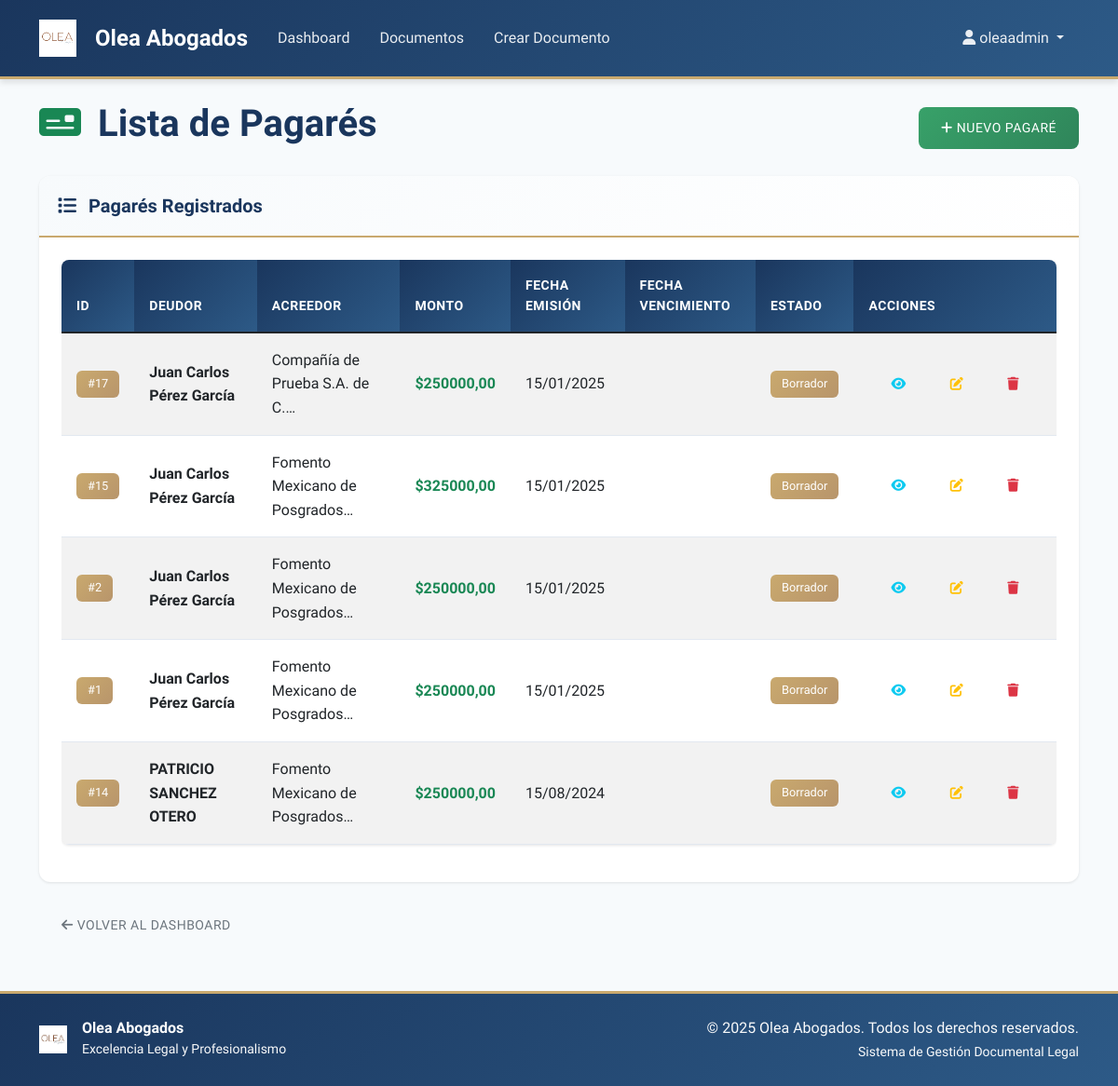
Page /documentos/pagares/ (signed in) on the committed database.
### documentos/models.py (models this page shows, shortened)
class Pagare(models.Model):
    lugar_emision = models.CharField("Lugar de emisión", max_length=200)
    fecha_emision = models.DateField("Fecha de emisión")
    acreedor_nombre = models.CharField("Nombre o razón social del Acreedor", max_length=200)
    acreedor_domicilio = models.TextField("Domicilio del Acreedor")
    acreedor_rfc = models.CharField("RFC del Acreedor", max_length=13, blank=True)
    deudor_nombre = models.CharField("Nombre completo del Deudor", max_length=200)
    deudor_domicilio = models.TextField("Domicilio del Deudor")
    deudor_rfc = models.CharField("RFC del Deudor", max_length=13, blank=True)
    deudor_representante = models.CharField("Representante legal", max_length=200, blank=True)
    monto_numeric = models.DecimalField("Monto principal", max_digits=12, decimal_places=2, null=True, blank=True)
    monto_literal = models.CharField("Monto en letras", max_length=300, null=True, blank=True)
    moneda = models.CharField("Moneda", max_length=50, default="Pesos Mexicanos", null=True, blank=True)
    concepto = models.CharField("Concepto del pagaré", max_length=200, help_text="Ej. Préstamo personal, colegiaturas, etc.", null=True, blank=True)
    TIPO_PAGO_CHOICES = [
        ('unico', 'Un solo pago'),
        ('parcialidades', 'Parcialidades'),
    ]
    tipo_pago = models.CharField("Tipo de pago", max_length=20, choices=TIPO_PAGO_CHOICES, null=True, blank=True)
    num_pagos = models.PositiveIntegerField("Número de pagos", null=True, blank=True)
    PERIODICIDAD_CHOICES = [
        ('mensual', 'Mensual'),
        ('quincenal', 'Quincenal'),
        ('semanal', 'Semanal'),
        ('diario', 'Diario'),
    ]
    periodicidad = models.CharField("Periodicidad", max_length=20, choices=PERIODICIDAD_CHOICES, null=True, blank=True)
    lugar_pago = models.CharField("Lugar de pago", max_length=200, null=True, blank=True)
    forma_pago = models.CharField("Forma de pago", max_length=100, help_text="Ej. transferencia, efectivo, cheque", null=True, blank=True)
    tasa_interes_ordinario = models.DecimalField("Tasa de interés ordinario (%)", max_digits=5, decimal_places=2, null=True, blank=True)
    base_intereses = models.PositiveIntegerField("Base de cálculo de intereses (días)", default=360, null=True, blank=True)
    tasa_interes_moratorio = models.DecimalField("Tasa de interés moratorio (%)", max_digits=5, decimal_places=2, null=True, blank=True)
    gastos_admon = models.DecimalField("Gastos de administración", max_digits=10, decimal_places=2, default=0, null=True, blank=True)
    impuestos = models.CharField("Impuestos aplicables", max_length=200, blank=True)
    prepago_permitido = models.BooleanField("Permitir prepago", default=False)
    dias_aviso_prepago = models.PositiveIntegerField("Días de aviso para prepago", null=True, blank=True)
    condicion_prepago = models.CharField("Condición de prepago", max_length=200, blank=True)
    tiene_garantia = models.BooleanField("Tiene garantía o aval", default=False)
    descripcion_garantia = models.TextField("Descripción de la garantía", blank=True)
    aval_nombre = models.CharField("Nombre del Aval", max_length=200, blank=True)
    aval_domicilio = models.TextField("Domicilio del Aval", blank=True)
    eventos_incumplimiento = models.TextField("Eventos de incumplimiento", default="", blank=True)
    clausula_aceleracion = models.TextField("Cláusula de aceleración", default="", blank=True)
    jurisdiccion = models.CharField("Jurisdicción", max_length=200, default="Ciudad de México", blank=True)
    ley_aplicable = models.CharField("Ley aplicable", max_length=200, default="Leyes de los Estados Unidos Mexicanos", blank=True)
    num_paginas = models.PositiveIntegerField("Número total de páginas", default=1, null=True, blank=True)
    anexos = models.TextField("Anexos", blank=True)
    tabla_amortizacion = models.JSONField("Tabla de amortización", null=True, blank=True,
                                        help_text="Formato: [{\"numero\": 1, \"fecha\": \"2025-08-01\", \"capital\": 1000.00, \"saldo\": 9000.00, \"costo_admon\": 50.00, \"iva_costo_admon\": 8.00, \"interes\": 100.00, \"iva_interes\": 16.00, \"total\": 1174.00, \"estado\": \"pendiente\", \"fecha_pago_real\": null}]")
    usuario = models.ForeignKey(User, on_delete=models.CASCADE, related_name='pagares')
    ESTADO_CHOICES = [
        ('borrador', 'Borrador'),
        ('emitido', 'Emitido'),
        ('firmado', 'Firmado'),
        ('pagado', 'Pagado'),
        ('vencido', 'Vencido'),
    ]
    estado = models.CharField("Estado", max_length=20, choices=ESTADO_CHOICES, default='borrador')
    html_cache = models.TextField("HTML generado", blank=True)
    fecha_creacion = models.DateTimeField("Fecha de creación", auto_now_add=True)
    fecha_actualizacion = models.DateTimeField("Fecha de actualización", auto_now=True)
    class Meta:
        verbose_name = "Pagaré"
        verbose_name_plural = "Pagarés"
        ordering = ['-fecha_emision', '-fecha_creacion']

### documentos/views.py (the view)
# urls.py: path('pagares/', views.PagareListView.as_view(), name='lista_pagare'),
class PagareListView(LoginRequiredMixin, ListView):
    model = Pagare
    template_name = 'documentos/lista_pagares.html'
    context_object_name = 'pagares'
    paginate_by = 10
    def get_queryset(self):
        return Pagare.objects.filter(usuario=self.request.user)
    def get_context_data(self, **kwargs):
        context = super().get_context_data(**kwargs)
        context['title'] = 'Lista de Pagarés'
        return context

### templates/documentos/lista_pagares.html (shortened to what this page needs)
{% extends 'base.html' %}
{% block content %}
<div class="row">
    <div class="col-12">
        <div class="d-flex justify-content-between align-items-center mb-4">
            <h1>
                <i class="fas fa-money-check text-success me-2"></i>
                Lista de Pagarés
            </h1>
            <a href="{% url 'documentos:crear_pagare' %}" class="btn btn-success">
                <i class="fas fa-plus me-1"></i>Nuevo Pagaré
            </a>
        </div>
    </div>
</div>
<div class="row">
    <div class="col-12">
        <div class="card">
            <div class="card-header">
                <h5 class="mb-0">
                    <i class="fas fa-list me-2"></i>
                    Pagarés Registrados
                </h5>
            </div>
            <div class="card-body">
                {% if pagares %}
                    <div class="table-responsive">
                        <table class="table table-striped table-hover">
                            <thead class="table-dark">
                                <tr>
                                    <th>ID</th>
                                    <th>Deudor</th>
                                    <th>Acreedor</th>
                                    <th>Monto</th>
                                    <th>Fecha Emisión</th>
                                    <th>Fecha Vencimiento</th>
                                    <th>Estado</th>
                                    <th>Acciones</th>
                                </tr>
                            </thead>
                            <tbody>
                                {% for pagare in pagares %}
                                <tr>
                                    <td>
                                        <span class="badge bg-secondary">#{{ pagare.id }}</span>
                                    </td>
                                    <td>
                                        <strong>{{ pagare.deudor_nombre }}</strong>
                                    </td>
                                    <td>
                                        {{ pagare.acreedor_nombre|truncatechars:30 }}
                                    </td>
                                    <td>
                                        <span class="text-success fw-bold">
                                            ${{ pagare.monto_numeric|floatformat:2 }}
                                        </span>
                                    </td>
                                    <td>
                                        {{ pagare.fecha_emision|date:"d/m/Y" }}
                                    </td>
                                    <td>
                                    </td>
                                    <td>
                                        {% if pagare.estado == 'borrador' %}
                                            <span class="badge bg-secondary">Borrador</span>
                                        {% elif pagare.estado == 'emitido' %}
                                            <span class="badge bg-primary">Emitido</span>
                                        {% elif pagare.estado == 'firmado' %}
                                            <span class="badge bg-success">Firmado</span>
                                        {% elif pagare.estado == 'pagado' %}
                                            <span class="badge bg-info">Pagado</span>
                                        {% elif pagare.estado == 'vencido' %}
                                            <span class="badge bg-danger">Vencido</span>
                                        {% else %}
                                            <span class="badge bg-secondary">{{ pagare.estado|capfirst }}</span>
                                        {% endif %}
                                    </td>
                                    <td>
                                        <div class="btn-group" role="group">
                                            <a href="{% url 'documentos:detalle_pagare' pagare.pk %}"
                                               class="btn btn-sm btn-outline-info"
                                               title="Ver detalles">
                                                <i class="fas fa-eye"></i>
                                            </a>
                                            <a href="{% url 'documentos:editar_pagare' pagare.pk %}"
                                               class="btn btn-sm btn-outline-warning"
                                               title="Editar">
                                                <i class="fas fa-edit"></i>
                                            </a>
                                            <a href="{% url 'documentos:eliminar_pagare' pagare.pk %}"
                                               class="btn btn-sm btn-outline-danger"
                                               title="Eliminar">
                                                <i class="fas fa-trash"></i>
                                            </a>
                                        </div>
                                    </td>
                                </tr>
                                {% endfor %}
                            </tbody>
                        </table>
                    </div>
                {% endif %}
            </div>
        </div>
    </div>
</div>
<div class="row mt-4">
    <div class="col-12">
        <a href="{% url 'dashboard' %}" class="btn btn-outline-secondary">
            <i class="fas fa-arrow-left me-1"></i>Volver al Dashboard
        </a>
    </div>
</div>
{% endblock %}

### templates/base.html (shortened to what this page needs)
<!DOCTYPE html>
<html lang="es">
<head>
    <link href="https://cdn.jsdelivr.net/npm/bootstrap@5.1.3/dist/css/bootstrap.min.css" rel="stylesheet">
    <link rel="stylesheet" href="https://cdn.jsdelivr.net/npm/@fortawesome/fontawesome-free@6.0.0/css/all.min.css">
    {% load static %}
    <link rel="stylesheet" href="{% static 'css/style.css' %}">
</head>
<body>
    <nav class="navbar navbar-expand-lg navbar-dark">
        <div class="container">
            <a class="navbar-brand" href="{% url 'home' %}">
                <img src="{% static 'images/Olea_logo.jpg' %}" alt="Olea Logo" class="me-2">
                <span>Olea Abogados</span>
            </a>
            <div class="collapse navbar-collapse" id="navbarNav">
                <ul class="navbar-nav me-auto">
                    {% if user.is_authenticated %}
                        <li class="nav-item">
                            <a class="nav-link" href="{% url 'dashboard' %}">Dashboard</a>
                        </li>
                        <li class="nav-item">
                            <a class="nav-link" href="{% url 'documentos:lista' %}">Documentos</a>
                        </li>
                        <li class="nav-item">
                            <a class="nav-link" href="{% url 'documentos:crear' %}">Crear Documento</a>
                        </li>
                    {% endif %}
                </ul>
                <ul class="navbar-nav">
                    {% if user.is_authenticated %}
                        <li class="nav-item dropdown">
                            <a class="nav-link dropdown-toggle" href="#" id="navbarDropdown" role="button" data-bs-toggle="dropdown">
                                <i class="fas fa-user me-1"></i>{{ user.username }}
                            </a>
                        </li>
                    {% endif %}
                </ul>
            </div>
        </div>
    </nav>
    <main class="container mt-4">
        {% block content %}{% endblock %}
    </main>
    <footer class="mt-5 py-4">
        <div class="container">
            <div class="row align-items-center">
                <div class="col-md-6">
                    <div class="d-flex align-items-center">
                        <img src="{% static 'images/Olea_logo.jpg' %}" alt="Olea Logo" style="height: 30px; width: auto;" class="me-3">
                        <div>
                            <h6 class="mb-0 text-white">Olea Abogados</h6>
                            <small class="text-light">Excelencia Legal y Profesionalismo</small>
                        </div>
                    </div>
                </div>
                <div class="col-md-6 text-md-end text-center mt-3 mt-md-0">
                    <p class="mb-0 text-light">&copy; 2025 Olea Abogados. Todos los derechos reservados.</p>
                    <small class="text-light">Sistema de Gestión Documental Legal</small>
                </div>
            </div>
        </div>
    </footer>
</body>
</html>

### rows in the picture
Pagare: id "17", deudor_nombre "Juan Carlos Pérez García", acreedor_nombre "Compañía de Prueba S.A. de C.…", monto_numeric "250000,00", fecha_emision "15/01/2025", estado "Borrador"
Pagare: id "15", deudor_nombre "Juan Carlos Pérez García", acreedor_nombre "Fomento Mexicano de Posgrados…", monto_numeric "325000,00", fecha_emision "15/01/2025", estado "Borrador"
Pagare: id "2", deudor_nombre "Juan Carlos Pérez García", acreedor_nombre "Fomento Mexicano de Posgrados…", monto_numeric "250000,00", fecha_emision "15/01/2025", estado "Borrador"
Pagare: id "1", deudor_nombre "Juan Carlos Pérez García", acreedor_nombre "Fomento Mexicano de Posgrados…", monto_numeric "250000,00", fecha_emision "15/01/2025", estado "Borrador"
Pagare: id "14", deudor_nombre "PATRICIO SANCHEZ OTERO", acreedor_nombre "Fomento Mexicano de Posgrados…", monto_numeric "250000,00", fecha_emision "15/08/2024", estado "Borrador"

### other values in the picture
{{ user.username }} "oleaadmin"
